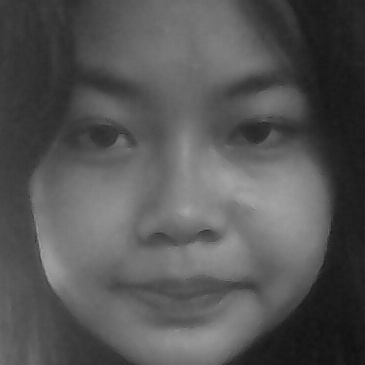
#> input picture dataset/User.1.108.jpg, 365 x 365 px, given as the content of the folder dataset/User.1.108.jpg, which was not available
$ python -i training2.py   (imports and definitions only)
#> lines starting #> are read from the running program, lines starting #| are printed output that depends on the picture; pictures that were not available may be replaced by others from this repository, and a replacement may not be noted
import cv2
import numpy as np
from PIL import Image
import os

# Initialize the face detector
WORK_DIR = r"D:\Dhea\ML\FaceRecogDir"
CASCADE_PATH = os.path.join(WORK_DIR, 'haarcascade_frontalface_default.xml')
detector = cv2.CascadeClassifier(CASCADE_PATH)

def augment_image(image):
    # Example augmentations (add more as needed)
    augmented_images = []
    augmented_images.append(image)  # Original image

    # Rotate
    rotated = cv2.rotate(image, cv2.ROTATE_90_CLOCKWISE)
    augmented_images.append(rotated)

    # Flip
    flipped = cv2.flip(image, 1)
    augmented_images.append(flipped)

    return augmented_images

def get_images_and_labels(path):
#> called with path = 'dataset/User.1.108.jpg'
    image_paths = [os.path.join(path, f) for f in os.listdir(path) if f.endswith('.jpg') or f.endswith('.png')]
    face_samples = []
    ids = []

    for image_path in image_paths:
        PIL_img = Image.open(image_path).convert('L')
#> PIL_img is the input picture: PIL image 365x365 L; min 15, max 165, mean 85.3
        img_numpy = np.array(PIL_img, 'uint8')
        id = int(os.path.split(image_path)[-1].split(".")[1])
        faces = detector.detectMultiScale(img_numpy)
#> faces = [[30, 27, 311, 311]]

        for (x, y, w, h) in faces:
            face = img_numpy[y:y + h, x:x + w]
            for augmented_face in augment_image(face):
                face_samples.append(augmented_face)
                ids.append(id)
#> this loop made 1 pass
#> pass 1, in get_images_and_labels, `face = img_numpy[y:y + h, x:x + w]`:
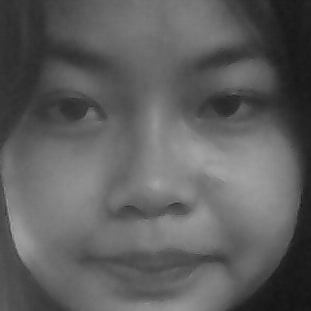
#> face: shape (311, 311); min 15, max 165, mean 94.2
#> pass 1, in augment_image, `rotated = cv2.rotate(image, cv2.ROTATE_90_CLOCKWISE)`:
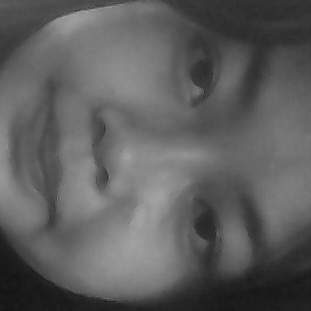
#> rotated: shape (311, 311); min 15, max 165, mean 94.2
#> pass 1, in augment_image, `flipped = cv2.flip(image, 1)`:
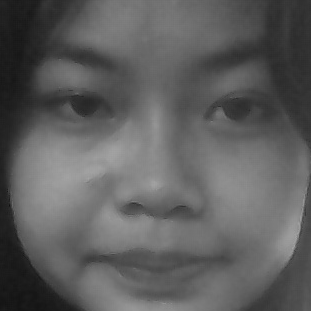
#> flipped: shape (311, 311); min 15, max 165, mean 94.2
#> after the loop, face_samples = 3 items; ids = [1, 1, 1]

    return face_samples, ids

>>> result = get_images_and_labels('dataset/User.1.108.jpg')

$ run again, on dataset/User.1.11.jpg
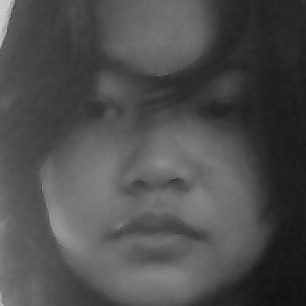
#> input picture dataset/User.1.11.jpg, 306 x 306 px, given as the content of the folder dataset/User.1.11.jpg, which was not available
#> in get_images_and_labels, PIL_img is the input picture: PIL image 306x306 L; min 17, max 210, mean 78
#> faces = [[38, 48, 247, 247]]
#> the loop in get_images_and_labels, `for (x, y, w, h) in faces:` made 1 pass
#> pass 1, in augment_image, `rotated = cv2.rotate(image, cv2.ROTATE_90_CLOCKWISE)`:
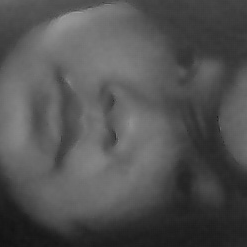
#> rotated: shape (247, 247); min 18, max 159, mean 82.3
#> pass 1, in augment_image, `flipped = cv2.flip(image, 1)`:
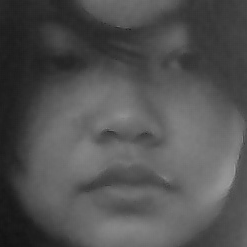
#> flipped: shape (247, 247); min 18, max 159, mean 82.3
#> after the loop in get_images_and_labels, `for (x, y, w, h) in faces:`: face_samples = 3 items; ids = [1, 1, 1]

$ run again, on dataset/User.1.115.jpg
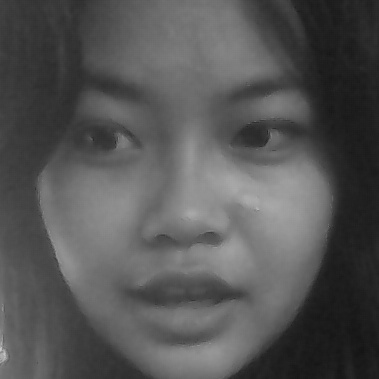
#> input picture dataset/User.1.115.jpg, 379 x 379 px, given as the content of the folder dataset/User.1.115.jpg, which was not available
#> in get_images_and_labels, PIL_img is the input picture: PIL image 379x379 L; min 20, max 201, mean 85.1
#> faces = [[34, 27, 320, 320]]
#> the loop in get_images_and_labels, `for (x, y, w, h) in faces:` made 1 pass
#> pass 1, in augment_image, `rotated = cv2.rotate(image, cv2.ROTATE_90_CLOCKWISE)`:
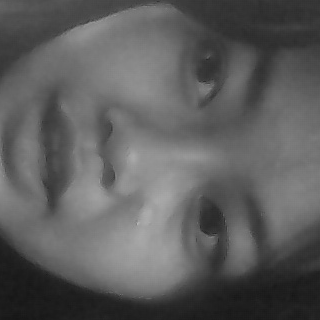
#> rotated: shape (320, 320); min 21, max 182, mean 93.4
#> pass 1, in augment_image, `flipped = cv2.flip(image, 1)`:
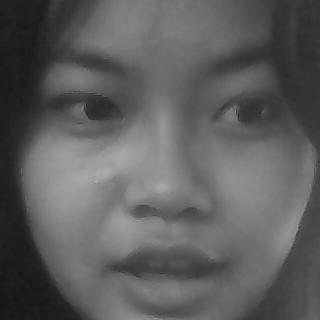
#> flipped: shape (320, 320); min 21, max 182, mean 93.4
#> after the loop in get_images_and_labels, `for (x, y, w, h) in faces:`: face_samples = 3 items; ids = [1, 1, 1]
